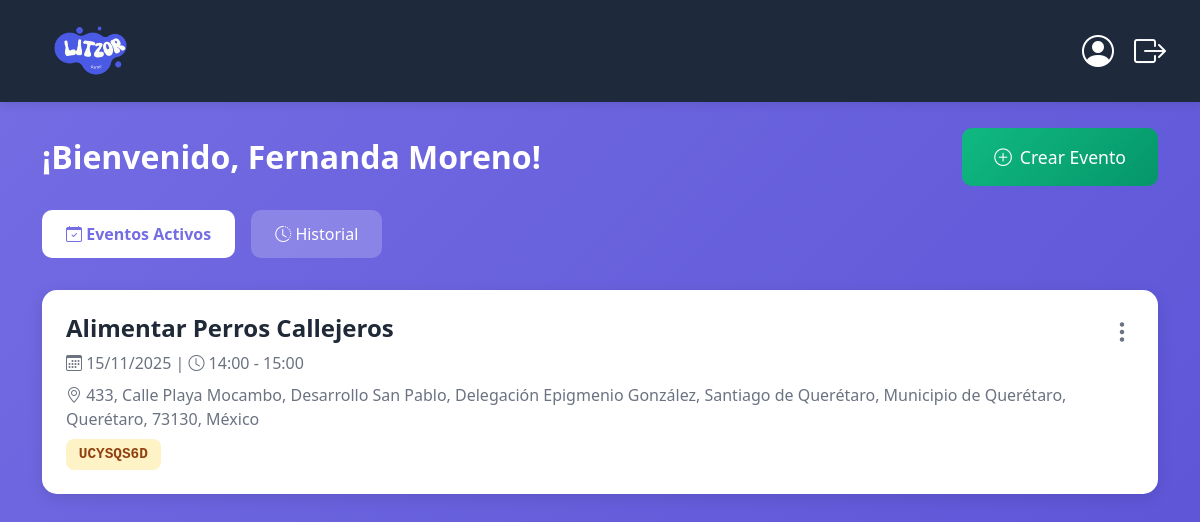
The page /php/home.php (signed in) on the database as committed earlier.
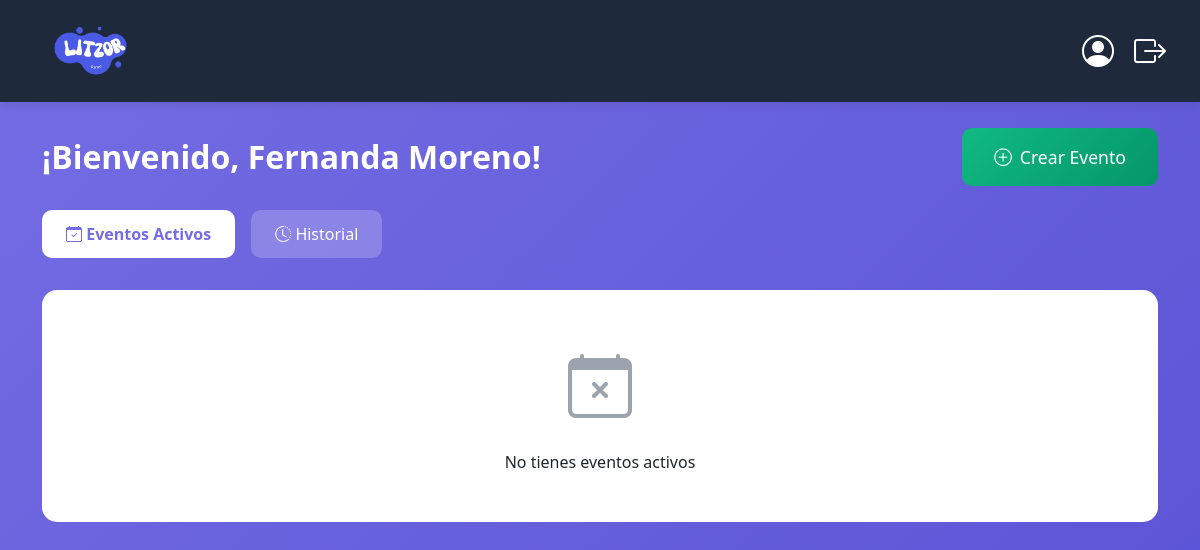
The same page on the database as committed later.
### tables this page shows
CREATE TABLE `eventos` (
    `id_evento` int(11) NOT NULL AUTO_INCREMENT,
    `codigo_evento` varchar(8) NOT NULL COMMENT 'Código alfanumérico único',
    `codigo_qr` longtext DEFAULT NULL COMMENT 'Base64 del código QR',
    `nombre_evento` varchar(100) NOT NULL,
    `fecha_evento` date NOT NULL,
    `hora_inicio` time NOT NULL,
    `hora_fin` time NOT NULL,
    `ubicacion` text DEFAULT NULL COMMENT 'Dirección del evento',
    `latitud` decimal(10, 8) DEFAULT NULL,
    `longitud` decimal(11, 8) DEFAULT NULL,
    `id_organizador` int(11) NOT NULL,
    `estado` varchar(20) DEFAULT 'activo' COMMENT 'activo, finalizado',
    `fecha_creacion` timestamp NOT NULL DEFAULT CURRENT_TIMESTAMP,
    PRIMARY KEY (`id_evento`),
    UNIQUE KEY `codigo_evento` (`codigo_evento`),
    KEY `id_organizador` (`id_organizador`),
    KEY `idx_fecha_evento` (`fecha_evento`),
    KEY `idx_estado` (`estado`),
    CONSTRAINT `fk_eventos_organizador` FOREIGN KEY (`id_organizador`) REFERENCES `clientes` (`id_cl`) ON DELETE CASCADE ON UPDATE CASCADE
);

### php/home.php (the view, shortened to what this page needs)
<?php
require_once 'conexion_db.php';
$id_organizador = $_SESSION['id_cl'];
$nombre_usuario = $_SESSION['nombre_cl'] ?? 'Usuario';
$sql_activos = "SELECT * FROM eventos
                WHERE id_organizador = ? AND estado = 'activo'
                ORDER BY fecha_evento ASC, hora_inicio ASC";
$stmt = mysqli_prepare($conexion, $sql_activos);
mysqli_stmt_bind_param($stmt, "i", $id_organizador);
mysqli_stmt_execute($stmt);
$eventos_activos = mysqli_stmt_get_result($stmt);
?>
<!DOCTYPE html>
<html lang="es">
<head>
    <link rel="stylesheet" href="../assets/css/bootstrap.css">
    <link rel="stylesheet" href="../assets/css/bootstrap-icons.css">
    <link rel="stylesheet" href="../assets/css/styles.css">
</head>
<body>
    <header id="navSection">
        <div class="container-fluid">
            <div class="row align-items-center">
                <div class="col-6">
                    <div class="logo">
                        <a href="../index.html" class="navbar-brand">
                            <img src="../assets/img/logo-wout-bg.png" alt="Litzor Logo">
                        </a>
                    </div>
                </div>
                <div class="col-6">
                    <nav class="navbar navbar-expand-lg">
                        <div class="container-fluid">
                            <div class="navbar-collapse justify-content-end collapse" id="movileNav">
                                <ul class="navbar-nav">
                                    <li class="nav-item">
                                        <a class="nav-link" href="perfil_usuario.php">
                                            <i class="bi bi-person-circle"></i>
                                        </a>
                                    </li>
                                    <li class="nav-item">
                                        <a class="nav-link" href="logout.php">
                                            <i class="bi bi-box-arrow-right"></i>
                                        </a>
                                    </li>
                                </ul>
                            </div>
                        </div>
                    </nav>
                </div>
            </div>
        </div>
    </header>
    <section class="py-5">
        <div class="container">
            <div class="d-flex justify-content-between align-items-center mb-4">
                <h1 class="section-title mb-0">¡Bienvenido, <?php echo htmlspecialchars($nombre_usuario); ?>!</h1>
                <a href="crear_evento.php" class="btn-crear-evento">
                    <i class="bi bi-plus-circle"></i>
                    Crear Evento
                </a>
            </div>
            <div class="tab-buttons">
                <button class="tab-btn active" onclick="cambiarTab('activos')">
                    <i class="bi bi-calendar-check"></i> Eventos Activos
                </button>
                <button class="tab-btn" onclick="cambiarTab('historial')">
                    <i class="bi bi-clock-history"></i> Historial
                </button>
            </div>
            <div id="tab-activos" class="tab-content active">
                <?php if (mysqli_num_rows($eventos_activos) > 0): ?>
                    <?php while($evento = mysqli_fetch_assoc($eventos_activos)): ?>
                        <div class="evento-card" onclick="verEvento(<?php echo $evento['id_evento']; ?>)">
                            <div class="evento-opciones">
                                <button class="btn-opciones" onclick="event.stopPropagation(); toggleDropdown(<?php echo $evento['id_evento']; ?>)">
                                    <i class="bi bi-three-dots-vertical"></i>
                                </button>
                            </div>
                            <h3 class="evento-titulo"><?php echo htmlspecialchars($evento['nombre_evento']); ?></h3>
                            <p class="evento-fecha">
                                <i class="bi bi-calendar3"></i>
                                <?php echo date('d/m/Y', strtotime($evento['fecha_evento'])); ?>
                                |
                                <i class="bi bi-clock"></i>
                                <?php echo date('H:i', strtotime($evento['hora_inicio'])); ?> - <?php echo date('H:i', strtotime($evento['hora_fin'])); ?>
                            </p>
                            <?php if ($evento['ubicacion']): ?>
                                <p class="evento-fecha">
                                    <i class="bi bi-geo-alt"></i>
                                    <?php echo htmlspecialchars($evento['ubicacion']); ?>
                                </p>
                            <?php endif; ?>
                            <span class="evento-codigo"><?php echo htmlspecialchars($evento['codigo_evento']); ?></span>
                        </div>
                    <?php endwhile; ?>
                <?php else: ?>
                    <div class="empty-state">
                        <div class="empty-icon">
                            <i class="bi bi-calendar-x"></i>
                        </div>
                        <p class="mt-3 mb-0">No tienes eventos activos</p>
                    </div>
                <?php endif; ?>
            </div>
        </div>
    </section>
</body>
</html>

### assets/css/styles.css (style rules this page uses)
body { font-family: 'Segoe UI', Tahoma, Geneva, Verdana, sans-serif; margin: 0; padding: 0; }
.logo { margin: 10px; }
#navSection .nav-link { color: #fff; padding: 0 10px; }
#navSection { display: flex; justify-content: space-between; align-items: center; padding: 0 60px; background: rgba(0, 0, 0, 0.4); position: fixed; top: 0; width: 100%; z-index: 10; box-sizing: border-box; }
.navbar-brand img { height: 70px; width: auto; }

### php/home.php (style rules this page uses)
body { background: linear-gradient(135deg, #746de3ff 0%, #5a52d5 100%); min-height: 100vh; padding-top: 80px; }
#navSection { background-color: #1e293b; padding: 1rem 0; box-shadow: 0 2px 10px rgba(0,0,0,0.1); position: fixed; top: 0; left: 0; right: 0; z-index: 1000; }
.logo img { height: 50px; margin-left: 2rem; }
.nav-link i { font-size: 2rem; color: white; transition: color 0.3s; }
.section-title { color: white; font-size: 2rem; font-weight: bold; margin-bottom: 2rem; }
.btn-crear-evento { background: linear-gradient(135deg, #10b981 0%, #059669 100%); color: white; padding: 1rem 2rem; border-radius: 10px; text-decoration: none; font-size: 1.1rem; display: inline-flex; align-items: center; gap: 0.5rem; transition: transform 0.2s; border: none; }
.empty-state { background: white; border-radius: 15px; padding: 3rem; text-align: center; }
.empty-icon { font-size: 4rem; color: #9ca3af; }
.tab-buttons { display: flex; gap: 1rem; margin-bottom: 2rem; }
.tab-btn { background: rgba(255, 255, 255, 0.2); color: white; padding: 0.75rem 1.5rem; border-radius: 10px; border: none; font-size: 1rem; cursor: pointer; transition: all 0.3s; }
.tab-btn.active { background: white; color: #746de3ff; font-weight: bold; }
.tab-content { display: none; }
.tab-content.active { display: block; }
.evento-card { background: white; border-radius: 15px; padding: 1.5rem; margin-bottom: 1.5rem; box-shadow: 0 4px 15px rgba(0,0,0,0.1); transition: transform 0.2s; cursor: pointer; position: relative; }
.evento-titulo { font-size: 1.5rem; font-weight: bold; color: #1f2937; margin-bottom: 0.5rem; }
.evento-fecha { color: #6b7280; font-size: 1rem; margin-bottom: 0.5rem; }
.evento-codigo { display: inline-block; background: #fef3c7; color: #92400e; padding: 0.3rem 0.8rem; border-radius: 8px; font-weight: bold; font-family: monospace; font-size: 0.9rem; }
.evento-opciones { position: absolute; top: 1rem; right: 1rem; }
.btn-opciones { background: none; border: none; font-size: 1.5rem; color: #6b7280; cursor: pointer; padding: 0.5rem; }

Rows that differ between the two databases and show on the page:
removed eventos: nombre_evento "Alimentar Perros Callejeros", fecha_evento "15/11/2025", hora_inicio "14:00", hora_fin "15:00", ubicacion "433, Calle Playa Mocambo, Desarrollo San Pablo, Delegación Epigmenio González, Santiago de Querétaro, Municipio de Querétaro, Querétaro, 73130, México", codigo_evento "UCYSQS6D"
Other text that changed with them:
text now shown: "No tienes eventos activos"
